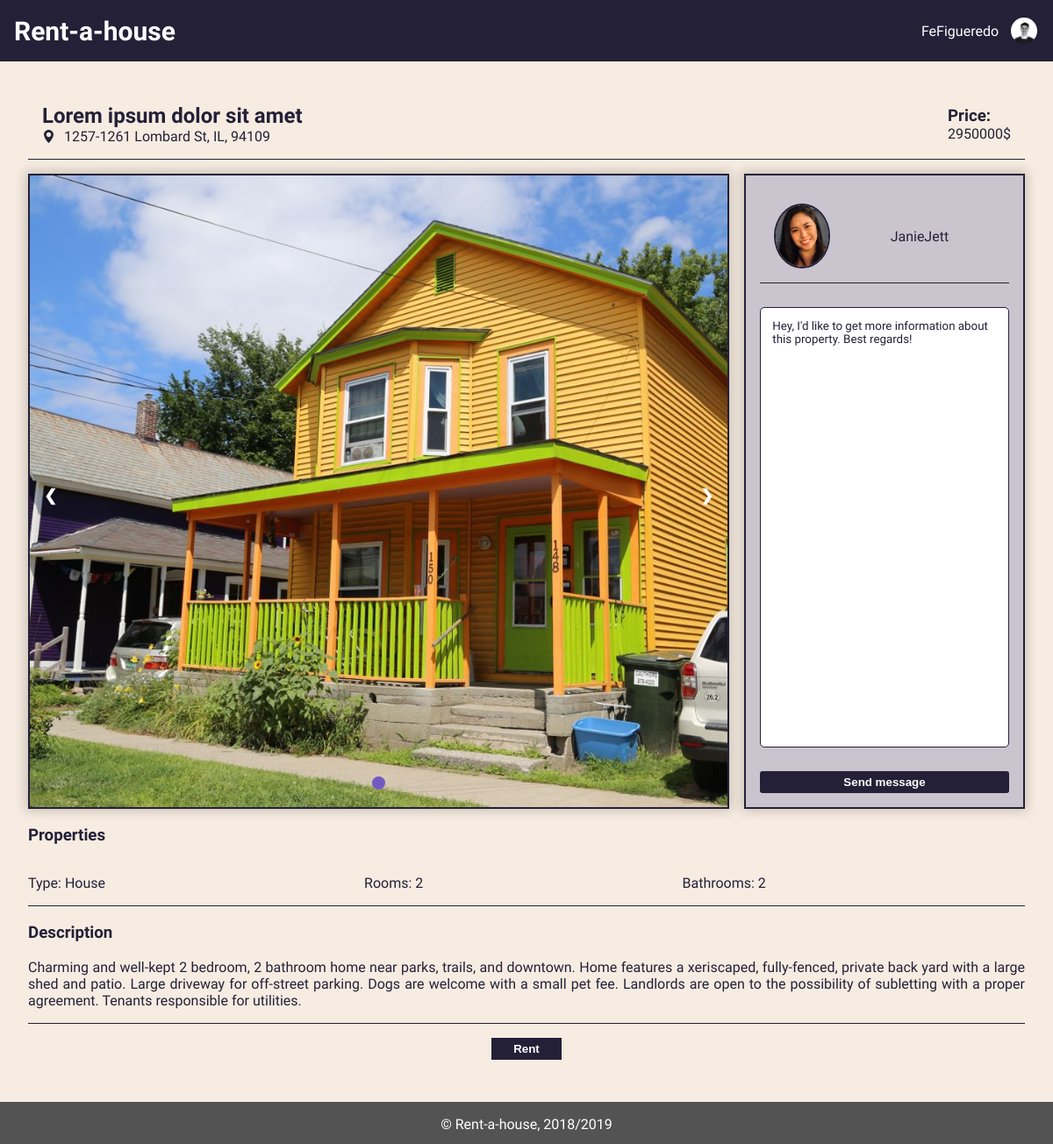
The page /pages/house.php?id=3 (signed in) on the database its author committed.
### tables this page shows
CREATE TABLE house (
  id INTEGER PRIMARY KEY AUTOINCREMENT,
  type VARCHAR,
  room INTEGER,
  bathroom INTEGER,
  price DOUBLE,
  published DATE,
  address VARCHAR, 
  location VARCHAR,
  state VARCHAR,
  postCode VARCHAR,  
  description VARCHAR,
  title VARCHAR,
  owner VARCHAR REFERENCES user
);

CREATE TABLE houseimages (
  id INTEGER PRIMARY KEY AUTOINCREMENT,
  houseID integer REFERENCES house,
  image VARCHAR
);

CREATE TABLE user (
  username VARCHAR PRIMARY KEY,
  email VARCHAR UNIQUE,
  password VARCHAR,
  name VARCHAR,
  phoneNumber VARCHAR UNIQUE,
  image VARCHAR
);

### database/db_utils.php (called while the page is built, shortened)
<?php
    include_once('connection.php');
    function getUserUsername($username){
        global $db;
        $stmt = $db->prepare("SELECT * FROM user WHERE username='".$username."'");
        $stmt->execute();
        $aux = $stmt->fetch();
        return $aux;
    }
    function getHouse($id){
        global $db;
        $stmt = $db->prepare("SELECT * FROM house WHERE id='".$id."'");
        $stmt->execute();
        $aux = $stmt->fetch();
        return $aux;
    }
    function getHouseImages($houseID){
        global $db;
        $stmt = $db->prepare("SELECT * FROM houseimages  WHERE houseID = '".$houseID."'");
        $stmt->execute();
        $aux = $stmt->fetchAll();
        return $aux;
    }
?>

### pages/house.php (the view, shortened to what this page needs)
<?php
    include_once('../templates/templates.php');
    include_once('../database/db_utils.php');
    if(isset($_GET['id'])){
        $id = $_GET['id'];
        $house = getHouse($id);
        $owner = getUserUsername($house['owner']);
        $images = getHouseImages($id);
        if($house){
?>
        <article class="house-body">
            <div id="house-header">
                <div id="house-title">
                    <h2><?=$house["title"]?></h2>
                    <div id="house-location">
                        <p><?=$house["address"].", ".$house["state"].", ".$house["postCode"]?></p>
                    </div>
                </div>
                <div id="house-value">
                    <h3>Price:</h3>
                    <p><?=$house["price"]?>$</p>
                </div>
            </div>
            <section id="house-image-contact">
                <div class="slideshow-container">
                    <?php for($i = 0; $i < count($images); $i++) { ?>
                        <div class="mySlides fade">
                            <img class="slide-image" src="../images/houses/<?=$images[$i]['image']?>">
                        </div>
                    <?php } ?>
                    <a class="prev" onclick="plusSlides(-1)">&#10094;</a>
                    <a class="next" onclick="plusSlides(1)">&#10095;</a>
                    <div class="dots-container">
                        <?php for($i = 1; $i <= count($images); $i++) { ?>
                            <span class="dot" onclick="currentSlide(<?=$i?>)"></span>
                        <?php } ?>
                    </div>
                </div>
                <div id="house-contact-owner">
                    <div id="owner-info">
                        <img src="../images/users/<?=$owner['image']?>" alt="OwnerImg">
                        <a><?=$owner['username']?></a>
                    </div>
                    <form method="post" onsubmit="sendMessage()">
                        <textarea id="msg" name="msg" cols="auto" rows="auto" value="Hey, I'd like to get more information about this property. Best regards!">Hey, I'd like to get more information about this property. Best regards!</textarea>
                        <input type="submit" name="send-message" value="Send message">
                    </form>
                </div>
            </section>
            <div id="house-info">
                <div id="house-properties-wrapper">
                    <h3>Properties</h3>
                    <div id="house-properties">
                        <p>Type: <?=$house["type"]?></p>
                        <p>Rooms: <?=$house["room"]?></p>
                        <p>Bathrooms: <?=$house["bathroom"]?></p>
                    </div>
                </div>
                <div id="house-description">
                    <h3>Description</h3>
                    <p><?=$house["description"]?></p>
                </div>
            </div>
            <?php if(isset($_SESSION['username']) && $_SESSION['username'] == $owner['username']){ ?>
            <form action="../actions/deletehouse_action.php" method="post">
                <input type="hidden" name="id" value="<?=$house['id']?>">
                <input class="delete-btn" type="submit" name="submit-delete" value="Delete House">
            </form>
            <?php } else { ?>
            <form action="rental.php">
                <input class="utils-btn" type="submit" value="Rent">
            </form>
            <?php } ?>
        </article>
<?php
        }
        else{
            header('Location: home.php');
        }
    }
    else{
        header('Location: home.php');
    }
?>

### css/style.css (style rules this page uses)
:root { --main-color-1: #242038; --main-color-2: #725AC1; --main-color-3: #8D86C9; --main-color-4: #CAC4CE; --main-color-5: #F7ECE1; --main-color-6: white; --main-color-7: rgba(0,0,0,.2); --main-color-8: black; --main-color-9: rgb(83, 83, 83); --error: rgb(245, 89, 71); --success: rgb(75,181,67); }
html { margin: 0; padding: 0; width: 100%; }
body { display: flex; flex-direction: column; font-family: 'Exo 2', sans-serif; background-color: var(--main-color-5); color: var(--main-color-1); margin: 0; padding: 0; min-height: 100vh; width: 100%; }
.utils-btn { background-color:var(--main-color-1); display:inline-block; cursor:pointer; color:var(--main-color-6); font-weight:bold; padding: 5px; text-decoration:none; border: none; transition: background-color 0.5s; position: relative; }
.house-body { flex: auto; padding: 2em; display: flex; flex-direction: column; }
#house-header { display: flex; flex-direction: row; border-bottom: 1px solid var(--main-color-1); margin-bottom: 1em; }
#house-title { padding: 1em; border-radius: 10px; margin: auto auto auto 0; float: right; }
#house-title h2 { margin: auto; color: var(--main-color-1) }
#house-title p { color: var(--main-color-1); margin: auto 0; }
#house-location { margin: auto; display: flex; flex-direction: row; vertical-align: middle; }
#house-location svg { fill: var(--main-color-1); width: 15px; margin-right: 10px; }
#house-value { padding: 1em; border-radius: 10%; margin: auto 0 auto auto; float: left; }
#house-value h3 { margin: auto; color: var(--main-color-1); }
#house-value p { margin: auto; color: var(--main-color-1); }
#house-image-contact { display: flex; flex-direction: row; }
.slideshow-container { border: 2px solid var(--main-color-1); margin: auto auto auto 0; float: left; width: 70%; height: 45em; box-shadow: 0 0 0.8rem 0.2rem var(--main-color-7); margin-right: 1em; position: relative; }
.mySlides { display: none; }
.slide-image { width: 100%; height: 45em; object-fit: cover; vertical-align: middle; }
.prev, .next { cursor: pointer; position: absolute; top: 50%; width: auto; margin-top: -22px; padding: 16px; color: var(--main-color-6); font-weight: bold; font-size: 18px; transition: 0.6s ease; border-radius: 0 3px 3px 0; user-select: none; }
.next { right: 0; border-radius: 3px 0 0 3px; }
.dots-container { text-align: center; position: absolute; bottom: 0; left: 0; right: 0; margin: 1em; }
.dot { cursor: pointer; height: 15px; width: 15px; margin: 0 2px; background-color: var(--main-color-3); border-radius: 50%; display: inline-block; transition: background-color 0.5s ease; }
.active, .dot:hover { background-color: var(--main-color-2); }
.fade { -webkit-animation-name: fade; -webkit-animation-duration: 0.5s; animation-name: fade; animation-duration: 0.5s; }
#house-contact-owner { border: 2px solid var(--main-color-1); float: right; margin: 0 0 0 auto; display: flex; flex-direction: column; background-color: var(--main-color-4); width: 25%; padding: 1em; box-shadow: 0 0 0.8rem 0.2rem var(--main-color-7); }
#owner-info { display: flex; flex-direction: row; padding: 1em; border-bottom: 1px solid var(--main-color-1); }
#owner-info img { border: 2px solid var(--main-color-1); vertical-align: middle; object-fit: cover; object-position: center; border-radius: 50%; width: 70px; height: 70px; margin-right: 1em; }
#owner-info a { width: 80%; text-align: center; margin: auto 0; }
#house-contact-owner form { display: flex; flex-direction: column; flex: auto; }
#house-contact-owner form textarea { border: 1px solid var(--main-color-1); font-family: 'Exo 2', sans-serif; border-radius: 5px; color: var(--main-color-1); padding: 1em; margin-top: 2em; resize: none; flex: auto; }
#house-contact-owner form :nth-child(3) { background-color: var(--main-color-1); border-radius: 3px; display: inline-block; cursor: pointer; color: var(--main-color-6); font-weight: bold; text-decoration: none; border: none; margin-top: 2em; padding: 5px; transition: background-color 0.5s; }
#house-properties-wrapper { border-bottom: 1px solid var(--main-color-1); }
#house-properties { display: flex; flex-direction: row; }
#house-properties p { flex: auto; }
#house-description { text-align: justify; border-bottom: 1px solid var(--main-color-1); }
.house-body>form { text-align: center; margin: 1em; }
.house-body>form input { text-align: center; min-width: 80px; }

### rows shown on the page
house: title "Lorem ipsum dolor sit amet", address "1257-1261 Lombard St", state "IL", postCode "94109", price "2950000", type "House", room "2", bathroom "2", description "Charming and well-kept 2 bedroom, 2 bathroom home near parks, trails, and downtown. Home features a xeriscaped, fully-fenced, private back yard with a large shed and patio. Large driveway for off-street parking. Dogs are welcome with a small pet fee. Landlords are open to the possibility of subletting with a proper agreement. Tenants responsible for utilities."
houseimages: image (picture)
user: image (picture), username "JanieJett"

### other values the page prints
$_SESSION['username'] "FeFigueredo"
